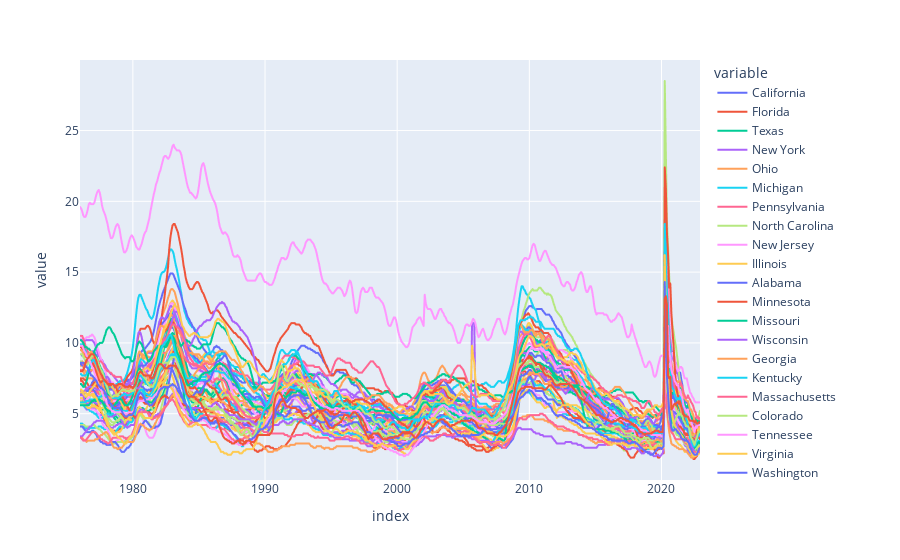

Write notebook code for a chart like this one.
### Code cell
# reproduce the plot
px.line(states_unemp_df)

### Figure 1 — Plotly figure (JSON) as saved in the notebook; plotly's stock layout.template omitted (floating-point values rounded to 4 significant figures; data arrays with more than 128 entries replaced by an {"elided": "..."} marker saying what was removed)
{"data": [{"hovertemplate": "variable=California<br>index=%{x}<br>value=%{y}<extra></extra>", "legendgroup": "California", "line": {"color": "#636efa", "dash": "solid"}, "marker": {"symbol": "circle"}, "mode": "lines", "name": "California", "showlegend": true, "type": "scattergl", "x": {"elided": "564 str values"}, "xaxis": "x", "y": {"elided": "564 float values"}, "yaxis": "y"}, {"hovertemplate": "variable=Florida<br>index=%{x}<br>value=%{y}<extra></extra>", "legendgroup": "Florida", "line": {"color": "#EF553B", "dash": "solid"}, "marker": {"symbol": "circle"}, "mode": "lines", "name": "Florida", "showlegend": true, "type": "scattergl", "x": {"elided": "564 str values"}, "xaxis": "x", "y": {"elided": "564 float values"}, "yaxis": "y"}, {"hovertemplate": "variable=Texas<br>index=%{x}<br>value=%{y}<extra></extra>", "legendgroup": "Texas", "line": {"color": "#00cc96", "dash": "solid"}, "marker": {"symbol": "circle"}, "mode": "lines", "name": "Texas", "showlegend": true, "type": "scattergl", "x": {"elided": "564 str values"}, "xaxis": "x", "y": {"elided": "564 float values"}, "yaxis": "y"}, {"hovertemplate": "variable=New York<br>index=%{x}<br>value=%{y}<extra></extra>", "legendgroup": "New York", "line": {"color": "#ab63fa", "dash": "solid"}, "marker": {"symbol": "circle"}, "mode": "lines", "name": "New York", "showlegend": true, "type": "scattergl", "x": {"elided": "564 str values"}, "xaxis": "x", "y": {"elided": "564 float values"}, "yaxis": "y"}, {"hovertemplate": "variable=Ohio<br>index=%{x}<br>value=%{y}<extra></extra>", "legendgroup": "Ohio", "line": {"color": "#FFA15A", "dash": "solid"}, "marker": {"symbol": "circle"}, "mode": "lines", "name": "Ohio", "showlegend": true, "type": "scattergl", "x": {"elided": "564 str values"}, "xaxis": "x", "y": {"elided": "564 float values"}, "yaxis": "y"}, {"hovertemplate": "variable=Michigan<br>index=%{x}<br>value=%{y}<extra></extra>", "legendgroup": "Michigan", "line": {"color": "#19d3f3", "dash": "solid"}, "marker": {"symbol": "circle"}, "mode": "lines", "name": "Michigan", "showlegend": true, "type": "scattergl", "x": {"elided": "564 str values"}, "xaxis": "x", "y": {"elided": "564 float values"}, "yaxis": "y"}, {"hovertemplate": "variable=Pennsylvania<br>index=%{x}<br>value=%{y}<extra></extra>", "legendgroup": "Pennsylvania", "line": {"color": "#FF6692", "dash": "solid"}, "marker": {"symbol": "circle"}, "mode": "lines", "name": "Pennsylvania", "showlegend": true, "type": "scattergl", "x": {"elided": "564 str values"}, "xaxis": "x", "y": {"elided": "564 float values"}, "yaxis": "y"}, {"hovertemplate": "variable=North Carolina<br>index=%{x}<br>value=%{y}<extra></extra>", "legendgroup": "North Carolina", "line": {"color": "#B6E880", "dash": "solid"}, "marker": {"symbol": "circle"}, "mode": "lines", "name": "North Carolina", "showlegend": true, "type": "scattergl", "x": {"elided": "564 str values"}, "xaxis": "x", "y": {"elided": "564 float values"}, "yaxis": "y"}, {"hovertemplate": "variable=New Jersey<br>index=%{x}<br>value=%{y}<extra></extra>", "legendgroup": "New Jersey", "line": {"color": "#FF97FF", "dash": "solid"}, "marker": {"symbol": "circle"}, "mode": "lines", "name": "New Jersey", "showlegend": true, "type": "scattergl", "x": {"elided": "564 str values"}, "xaxis": "x", "y": {"elided": "564 float values"}, "yaxis": "y"}, {"hovertemplate": "variable=Illinois<br>index=%{x}<br>value=%{y}<extra></extra>", "legendgroup": "Illinois", "line": {"color": "#FECB52", "dash": "solid"}, "marker": {"symbol": "circle"}, "mode": "lines", "name": "Illinois", "showlegend": true, "type": "scattergl", "x": {"elided": "564 str values"}, "xaxis": "x", "y": {"elided": "564 float values"}, "yaxis": "y"}, {"hovertemplate": "variable=Alabama<br>index=%{x}<br>value=%{y}<extra></extra>", "legendgroup": "Alabama", "line": {"color": "#636efa", "dash": "solid"}, "marker": {"symbol": "circle"}, "mode": "lines", "name": "Alabama", "showlegend": true, "type": "scattergl", "x": {"elided": "564 str values"}, "xaxis": "x", "y": {"elided": "564 float values"}, "yaxis": "y"}, {"hovertemplate": "variable=Minnesota<br>index=%{x}<br>value=%{y}<extra></extra>", "legendgroup": "Minnesota", "line": {"color": "#EF553B", "dash": "solid"}, "marker": {"symbol": "circle"}, "mode": "lines", "name": "Minnesota", "showlegend": true, "type": "scattergl", "x": {"elided": "564 str values"}, "xaxis": "x", "y": {"elided": "564 float values"}, "yaxis": "y"}, {"hovertemplate": "variable=Missouri<br>index=%{x}<br>value=%{y}<extra></extra>", "legendgroup": "Missouri", "line": {"color": "#00cc96", "dash": "solid"}, "marker": {"symbol": "circle"}, "mode": "lines", "name": "Missouri", "showlegend": true, "type": "scattergl", "x": {"elided": "564 str values"}, "xaxis": "x", "y": {"elided": "564 float values"}, "yaxis": "y"}, {"hovertemplate": "variable=Wisconsin<br>index=%{x}<br>value=%{y}<extra></extra>", "legendgroup": "Wisconsin", "line": {"color": "#ab63fa", "dash": "solid"}, "marker": {"symbol": "circle"}, "mode": "lines", "name": "Wisconsin", "showlegend": true, "type": "scattergl", "x": {"elided": "564 str values"}, "xaxis": "x", "y": {"elided": "564 float values"}, "yaxis": "y"}, {"hovertemplate": "variable=Georgia<br>index=%{x}<br>value=%{y}<extra></extra>", "legendgroup": "Georgia", "line": {"color": "#FFA15A", "dash": "solid"}, "marker": {"symbol": "circle"}, "mode": "lines", "name": "Georgia", "showlegend": true, "type": "scattergl", "x": {"elided": "564 str values"}, "xaxis": "x", "y": {"elided": "564 float values"}, "yaxis": "y"}, {"hovertemplate": "variable=Kentucky<br>index=%{x}<br>value=%{y}<extra></extra>", "legendgroup": "Kentucky", "line": {"color": "#19d3f3", "dash": "solid"}, "marker": {"symbol": "circle"}, "mode": "lines", "name": "Kentucky", "showlegend": true, "type": "scattergl", "x": {"elided": "564 str values"}, "xaxis": "x", "y": {"elided": "564 float values"}, "yaxis": "y"}, {"hovertemplate": "variable=Massachusetts<br>index=%{x}<br>value=%{y}<extra></extra>", "legendgroup": "Massachusetts", "line": {"color": "#FF6692", "dash": "solid"}, "marker": {"symbol": "circle"}, "mode": "lines", "name": "Massachusetts", "showlegend": true, "type": "scattergl", "x": {"elided": "564 str values"}, "xaxis": "x", "y": {"elided": "564 float values"}, "yaxis": "y"}, {"hovertemplate": "variable=Colorado<br>index=%{x}<br>value=%{y}<extra></extra>", "legendgroup": "Colorado", "line": {"color": "#B6E880", "dash": "solid"}, "marker": {"symbol": "circle"}, "mode": "lines", "name": "Colorado", "showlegend": true, "type": "scattergl", "x": {"elided": "564 str values"}, "xaxis": "x", "y": {"elided": "564 float values"}, "yaxis": "y"}, {"hovertemplate": "variable=Tennessee<br>index=%{x}<br>value=%{y}<extra></extra>", "legendgroup": "Tennessee", "line": {"color": "#FF97FF", "dash": "solid"}, "marker": {"symbol": "circle"}, "mode": "lines", "name": "Tennessee", "showlegend": true, "type": "scattergl", "x": {"elided": "564 str values"}, "xaxis": "x", "y": {"elided": "564 float values"}, "yaxis": "y"}, {"hovertemplate": "variable=Virginia<br>index=%{x}<br>value=%{y}<extra></extra>", "legendgroup": "Virginia", "line": {"color": "#FECB52", "dash": "solid"}, "marker": {"symbol": "circle"}, "mode": "lines", "name": "Virginia", "showlegend": true, "type": "scattergl", "x": {"elided": "564 str values"}, "xaxis": "x", "y": {"elided": "564 float values"}, "yaxis": "y"}, {"hovertemplate": "variable=Washington<br>index=%{x}<br>value=%{y}<extra></extra>", "legendgroup": "Washington", "line": {"color": "#636efa", "dash": "solid"}, "marker": {"symbol": "circle"}, "mode": "lines", "name": "Washington", "showlegend": true, "type": "scattergl", "x": {"elided": "564 str values"}, "xaxis": "x", "y": {"elided": "564 float values"}, "yaxis": "y"}, {"hovertemplate": "variable=West Virginia<br>index=%{x}<br>value=%{y}<extra></extra>", "legendgroup": "West Virginia", "line": {"color": "#EF553B", "dash": "solid"}, "marker": {"symbol": "circle"}, "mode": "lines", "name": "West Virginia", "showlegend": true, "type": "scattergl", "x": {"elided": "564 str values"}, "xaxis": "x", "y": {"elided": "564 float values"}, "yaxis": "y"}, {"hovertemplate": "variable=Arizona<br>index=%{x}<br>value=%{y}<extra></extra>", "legendgroup": "Arizona", "line": {"color": "#00cc96", "dash": "solid"}, "marker": {"symbol": "circle"}, "mode": "lines", "name": "Arizona", "showlegend": true, "type": "scattergl", "x": {"elided": "564 str values"}, "xaxis": "x", "y": {"elided": "564 float values"}, "yaxis": "y"}, {"hovertemplate": "variable=Indiana<br>index=%{x}<br>value=%{y}<extra></extra>", "legendgroup": "Indiana", "line": {"color": "#ab63fa", "dash": "solid"}, "marker": {"symbol": "circle"}, "mode": "lines", "name": "Indiana", "showlegend": true, "type": "scattergl", "x": {"elided": "564 str values"}, "xaxis": "x", "y": {"elided": "564 float values"}, "yaxis": "y"}, {"hovertemplate": "variable=Oregon<br>index=%{x}<br>value=%{y}<extra></extra>", "legendgroup": "Oregon", "line": {"color": "#FFA15A", "dash": "solid"}, "marker": {"symbol": "circle"}, "mode": "lines", "name": "Oregon", "showlegend": true, "type": "scattergl", "x": {"elided": "564 str values"}, "xaxis": "x", "y": {"elided": "564 float values"}, "yaxis": "y"}, {"hovertemplate": "variable=Iowa<br>index=%{x}<br>value=%{y}<extra></extra>", "legendgroup": "Iowa", "line": {"color": "#19d3f3", "dash": "solid"}, "marker": {"symbol": "circle"}, "mode": "lines", "name": "Iowa", "showlegend": true, "type": "scattergl", "x": {"elided": "564 str values"}, "xaxis": "x", "y": {"elided": "564 float values"}, "yaxis": "y"}, {"hovertemplate": "variable=Arkansas<br>index=%{x}<br>value=%{y}<extra></extra>", "legendgroup": "Arkansas", "line": {"color": "#FF6692", "dash": "solid"}, "marker": {"symbol": "circle"}, "mode": "lines", "name": "Arkansas", "showlegend": true, "type": "scattergl", "x": {"elided": "564 str values"}, "xaxis": "x", "y": {"elided": "564 float values"}, "yaxis": "y"}, {"hovertemplate": "variable=Nevada<br>index=%{x}<br>value=%{y}<extra></extra>", "legendgroup": "Nevada", "line": {"color": "#B6E880", "dash": "solid"}, "marker": {"symbol": "circle"}, "mode": "lines", "name": "Nevada", "showlegend": true, "type": "scattergl", "x": {"elided": "564 str values"}, "xaxis": "x", "y": {"elided": "564 float values"}, "yaxis": "y"}, {"hovertemplate": "variable=Oklahoma<br>index=%{x}<br>value=%{y}<extra></extra>", "legendgroup": "Oklahoma", "line": {"color": "#FF97FF", "dash": "solid"}, "marker": {"symbol": "circle"}, "mode": "lines", "name": "Oklahoma", "showlegend": true, "type": "scattergl", "x": {"elided": "564 str values"}, "xaxis": "x", "y": {"elided": "564 float values"}, "yaxis": "y"}, {"hovertemplate": "variable=Utah<br>index=%{x}<br>value=%{y}<extra></extra>", "legendgroup": "Utah", "line": {"color": "#FECB52", "dash": "solid"}, "marker": {"symbol": "circle"}, "mode": "lines", "name": "Utah", "showlegend": true, "type": "scattergl", "x": {"elided": "564 str values"}, "xaxis": "x", "y": {"elided": "564 float values"}, "yaxis": "y"}, {"hovertemplate": "variable=Maryland<br>index=%{x}<br>value=%{y}<extra></extra>", "legendgroup": "Maryland", "line": {"color": "#636efa", "dash": "solid"}, "marker": {"symbol": "circle"}, "mode": "lines", "name": "Maryland", "showlegend": true, "type": "scattergl", "x": {"elided": "564 str values"}, "xaxis": "x", "y": {"elided": "564 float values"}, "yaxis": "y"}, {"hovertemplate": "variable=South Carolina<br>index=%{x}<br>value=%{y}<extra></extra>", "legendgroup": "South Carolina", "line": {"color": "#EF553B", "dash": "solid"}, "marker": {"symbol": "circle"}, "mode": "lines", "name": "South Carolina", "showlegend": true, "type": "scattergl", "x": {"elided": "564 str values"}, "xaxis": "x", "y": {"elided": "564 float values"}, "yaxis": "y"}, {"hovertemplate": "variable=Alaska<br>index=%{x}<br>value=%{y}<extra></extra>", "legendgroup": "Alaska", "line": {"color": "#00cc96", "dash": "solid"}, "marker": {"symbol": "circle"}, "mode": "lines", "name": "Alaska", "showlegend": true, "type": "scattergl", "x": {"elided": "564 str values"}, "xaxis": "x", "y": {"elided": "564 float values"}, "yaxis": "y"}, {"hovertemplate": "variable=Louisiana<br>index=%{x}<br>value=%{y}<extra></extra>", "legendgroup": "Louisiana", "line": {"color": "#ab63fa", "dash": "solid"}, "marker": {"symbol": "circle"}, "mode": "lines", "name": "Louisiana", "showlegend": true, "type": "scattergl", "x": {"elided": "564 str values"}, "xaxis": "x", "y": {"elided": "564 float values"}, "yaxis": "y"}, {"hovertemplate": "variable=New Mexico<br>index=%{x}<br>value=%{y}<extra></extra>", "legendgroup": "New Mexico", "line": {"color": "#FFA15A", "dash": "solid"}, "marker": {"symbol": "circle"}, "mode": "lines", "name": "New Mexico", "showlegend": true, "type": "scattergl", "x": {"elided": "564 str values"}, "xaxis": "x", "y": {"elided": "564 float values"}, "yaxis": "y"}, {"hovertemplate": "variable=Montana<br>index=%{x}<br>value=%{y}<extra></extra>", "legendgroup": "Montana", "line": {"color": "#19d3f3", "dash": "solid"}, "marker": {"symbol": "circle"}, "mode": "lines", "name": "Montana", "showlegend": true, "type": "scattergl", "x": {"elided": "564 str values"}, "xaxis": "x", "y": {"elided": "564 float values"}, "yaxis": "y"}, {"hovertemplate": "variable=the District of Columbia<br>index=%{x}<br>value=%{y}<extra></extra>", "legendgroup": "the District of Columbia", "line": {"color": "#FF6692", "dash": "solid"}, "marker": {"symbol": "circle"}, "mode": "lines", "name": "the District of Columbia", "showlegend": true, "type": "scattergl", "x": {"elided": "564 str values"}, "xaxis": "x", "y": {"elided": "564 float values"}, "yaxis": "y"}, {"hovertemplate": "variable=Kansas<br>index=%{x}<br>value=%{y}<extra></extra>", "legendgroup": "Kansas", "line": {"color": "#B6E880", "dash": "solid"}, "marker": {"symbol": "circle"}, "mode": "lines", "name": "Kansas", "showlegend": true, "type": "scattergl", "x": {"elided": "564 str values"}, "xaxis": "x", "y": {"elided": "564 float values"}, "yaxis": "y"}, {"hovertemplate": "variable=Puerto Rico<br>index=%{x}<br>value=%{y}<extra></extra>", "legendgroup": "Puerto Rico", "line": {"color": "#FF97FF", "dash": "solid"}, "marker": {"symbol": "circle"}, "mode": "lines", "name": "Puerto Rico", "showlegend": true, "type": "scattergl", "x": {"elided": "564 str values"}, "xaxis": "x", "y": {"elided": "564 float values"}, "yaxis": "y"}, {"hovertemplate": "variable=Mississippi<br>index=%{x}<br>value=%{y}<extra></extra>", "legendgroup": "Mississippi", "line": {"color": "#FECB52", "dash": "solid"}, "marker": {"symbol": "circle"}, "mode": "lines", "name": "Mississippi", "showlegend": true, "type": "scattergl", "x": {"elided": "564 str values"}, "xaxis": "x", "y": {"elided": "564 float values"}, "yaxis": "y"}, {"hovertemplate": "variable=Wyoming<br>index=%{x}<br>value=%{y}<extra></extra>", "legendgroup": "Wyoming", "line": {"color": "#636efa", "dash": "solid"}, "marker": {"symbol": "circle"}, "mode": "lines", "name": "Wyoming", "showlegend": true, "type": "scattergl", "x": {"elided": "564 str values"}, "xaxis": "x", "y": {"elided": "564 float values"}, "yaxis": "y"}, {"hovertemplate": "variable=Hawaii<br>index=%{x}<br>value=%{y}<extra></extra>", "legendgroup": "Hawaii", "line": {"color": "#EF553B", "dash": "solid"}, "marker": {"symbol": "circle"}, "mode": "lines", "name": "Hawaii", "showlegend": true, "type": "scattergl", "x": {"elided": "564 str values"}, "xaxis": "x", "y": {"elided": "564 float values"}, "yaxis": "y"}, {"hovertemplate": "variable=Idaho<br>index=%{x}<br>value=%{y}<extra></extra>", "legendgroup": "Idaho", "line": {"color": "#00cc96", "dash": "solid"}, "marker": {"symbol": "circle"}, "mode": "lines", "name": "Idaho", "showlegend": true, "type": "scattergl", "x": {"elided": "564 str values"}, "xaxis": "x", "y": {"elided": "564 float values"}, "yaxis": "y"}, {"hovertemplate": "variable=North Dakota<br>index=%{x}<br>value=%{y}<extra></extra>", "legendgroup": "North Dakota", "line": {"color": "#ab63fa", "dash": "solid"}, "marker": {"symbol": "circle"}, "mode": "lines", "name": "North Dakota", "showlegend": true, "type": "scattergl", "x": {"elided": "564 str values"}, "xaxis": "x", "y": {"elided": "564 float values"}, "yaxis": "y"}, {"hovertemplate": "variable=Nebraska<br>index=%{x}<br>value=%{y}<extra></extra>", "legendgroup": "Nebraska", "line": {"color": "#FFA15A", "dash": "solid"}, "marker": {"symbol": "circle"}, "mode": "lines", "name": "Nebraska", "showlegend": true, "type": "scattergl", "x": {"elided": "564 str values"}, "xaxis": "x", "y": {"elided": "564 float values"}, "yaxis": "y"}, {"hovertemplate": "variable=Rhode Island<br>index=%{x}<br>value=%{y}<extra></extra>", "legendgroup": "Rhode Island", "line": {"color": "#19d3f3", "dash": "solid"}, "marker": {"symbol": "circle"}, "mode": "lines", "name": "Rhode Island", "showlegend": true, "type": "scattergl", "x": {"elided": "564 str values"}, "xaxis": "x", "y": {"elided": "564 float values"}, "yaxis": "y"}, {"hovertemplate": "variable=South Dakota<br>index=%{x}<br>value=%{y}<extra></extra>", "legendgroup": "South Dakota", "line": {"color": "#FF6692", "dash": "solid"}, "marker": {"symbol": "circle"}, "mode": "lines", "name": "South Dakota", "showlegend": true, "type": "scattergl", "x": {"elided": "564 str values"}, "xaxis": "x", "y": {"elided": "564 float values"}, "yaxis": "y"}, {"hovertemplate": "variable=Maine<br>index=%{x}<br>value=%{y}<extra></extra>", "legendgroup": "Maine", "line": {"color": "#B6E880", "dash": "solid"}, "marker": {"symbol": "circle"}, "mode": "lines", "name": "Maine", "showlegend": true, "type": "scattergl", "x": {"elided": "564 str values"}, "xaxis": "x", "y": {"elided": "564 float values"}, "yaxis": "y"}, {"hovertemplate": "variable=Connecticut<br>index=%{x}<br>value=%{y}<extra></extra>", "legendgroup": "Connecticut", "line": {"color": "#FF97FF", "dash": "solid"}, "marker": {"symbol": "circle"}, "mode": "lines", "name": "Connecticut", "showlegend": true, "type": "scattergl", "x": {"elided": "564 str values"}, "xaxis": "x", "y": {"elided": "564 float values"}, "yaxis": "y"}, {"hovertemplate": "variable=New Hampshire<br>index=%{x}<br>value=%{y}<extra></extra>", "legendgroup": "New Hampshire", "line": {"color": "#FECB52", "dash": "solid"}, "marker": {"symbol": "circle"}, "mode": "lines", "name": "New Hampshire", "showlegend": true, "type": "scattergl", "x": {"elided": "564 str values"}, "xaxis": "x", "y": {"elided": "564 float values"}, "yaxis": "y"}, {"hovertemplate": "variable=Vermont<br>index=%{x}<br>value=%{y}<extra></extra>", "legendgroup": "Vermont", "line": {"color": "#636efa", "dash": "solid"}, "marker": {"symbol": "circle"}, "mode": "lines", "name": "Vermont", "showlegend": true, "type": "scattergl", "x": {"elided": "564 str values"}, "xaxis": "x", "y": {"elided": "564 float values"}, "yaxis": "y"}, {"hovertemplate": "variable=Delaware<br>index=%{x}<br>value=%{y}<extra></extra>", "legendgroup": "Delaware", "line": {"color": "#EF553B", "dash": "solid"}, "marker": {"symbol": "circle"}, "mode": "lines", "name": "Delaware", "showlegend": true, "type": "scattergl", "x": {"elided": "564 str values"}, "xaxis": "x", "y": {"elided": "564 float values"}, "yaxis": "y"}], "layout": {"legend": {"title": {"text": "variable"}, "tracegroupgap": 0}, "margin": {"t": 60}, "xaxis": {"anchor": "y", "domain": [0, 1], "title": {"text": "index"}}, "yaxis": {"anchor": "x", "domain": [0, 1], "title": {"text": "value"}}}}
